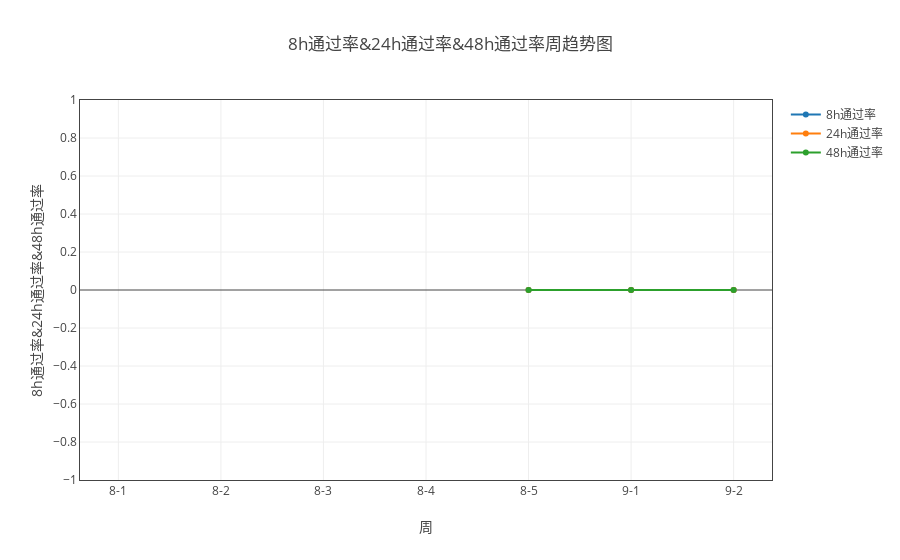
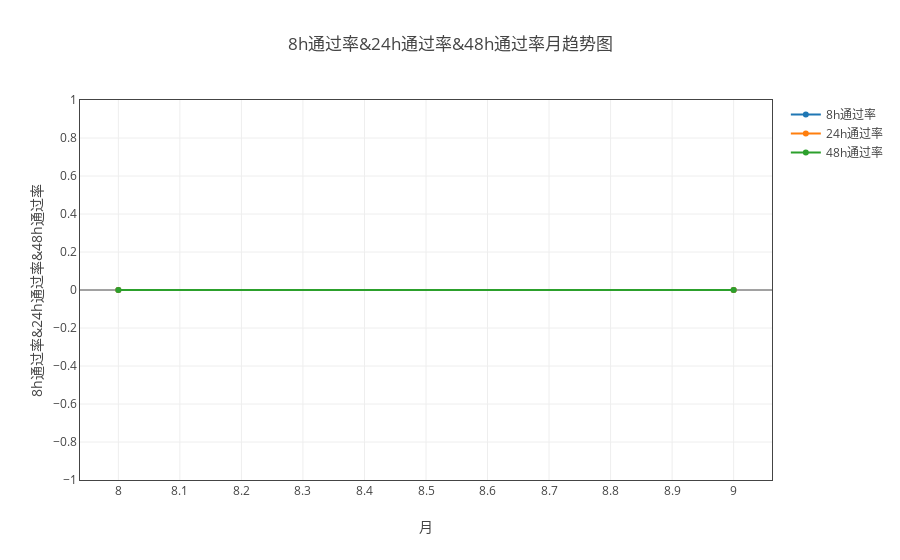

The code cell stored with these charts, in order, in its notebook:
### Markdown cell above
### 通过率情况

### Code cell
#data_dict = {'8h通过率':['8h通过芯片数', '芯片总数'], '24h通过率':['24h通过芯片数', '芯片总数'], 
             #'48h通过率':['48h通过芯片数', '芯片总数'], '24h通过率标线':['24h通过率标线'], '48h通过率标线':['48h通过率标线']}
data_dict = {'8h通过率':['8h通过芯片数', '芯片总数'], '24h通过率':['24h通过芯片数', '芯片总数'], '48h通过率':['48h通过芯片数', '芯片总数']}
myModule.plot( all_dict, data_dict, '人员' ,  'line' ,  all='all')

### Figure 1 — Plotly figure (JSON) as saved in the notebook; plotly's stock layout.template omitted (floating-point values rounded to 4 significant figures)
{"data": [{"name": "8h通过率", "type": "scatter", "uid": "1ac88498-c22b-11e8-8e00-a81e84e6c740", "x": ["8-1", "8-2", "8-3", "8-4", "8-5", "9-1", "9-2"], "y": [null, null, null, null, 0, 0, 0]}, {"name": "24h通过率", "type": "scatter", "uid": "1ac88826-c22b-11e8-8e00-a81e84e6c740", "x": ["8-1", "8-2", "8-3", "8-4", "8-5", "9-1", "9-2"], "y": [null, null, null, null, 0, 0, 0]}, {"name": "48h通过率", "type": "scatter", "uid": "1ac88ab0-c22b-11e8-8e00-a81e84e6c740", "x": ["8-1", "8-2", "8-3", "8-4", "8-5", "9-1", "9-2"], "y": [null, null, null, null, 0, 0, 0]}], "layout": {"title": "8h通过率&24h通过率&48h通过率周趋势图", "xaxis": {"mirror": "all", "nticks": 20, "showgrid": true, "showline": true, "title": "周", "zeroline": true}, "yaxis": {"mirror": "all", "nticks": 20, "showgrid": true, "showline": true, "title": "8h通过率&24h通过率&48h通过率", "zeroline": true}}}

### Figure 2 — Plotly figure (JSON) as saved in the notebook; plotly's stock layout.template omitted (floating-point values rounded to 4 significant figures)
{"data": [{"name": "8h通过率", "type": "scatter", "uid": "1ae36da8-c22b-11e8-8e00-a81e84e6c740", "x": ["8", "9"], "y": [0, 0]}, {"name": "24h通过率", "type": "scatter", "uid": "1ae372c6-c22b-11e8-8e00-a81e84e6c740", "x": ["8", "9"], "y": [0, 0]}, {"name": "48h通过率", "type": "scatter", "uid": "1ae37672-c22b-11e8-8e00-a81e84e6c740", "x": ["8", "9"], "y": [0, 0]}], "layout": {"title": "8h通过率&24h通过率&48h通过率月趋势图", "xaxis": {"mirror": "all", "nticks": 20, "showgrid": true, "showline": true, "title": "月", "zeroline": true}, "yaxis": {"mirror": "all", "nticks": 20, "showgrid": true, "showline": true, "title": "8h通过率&24h通过率&48h通过率", "zeroline": true}}}
